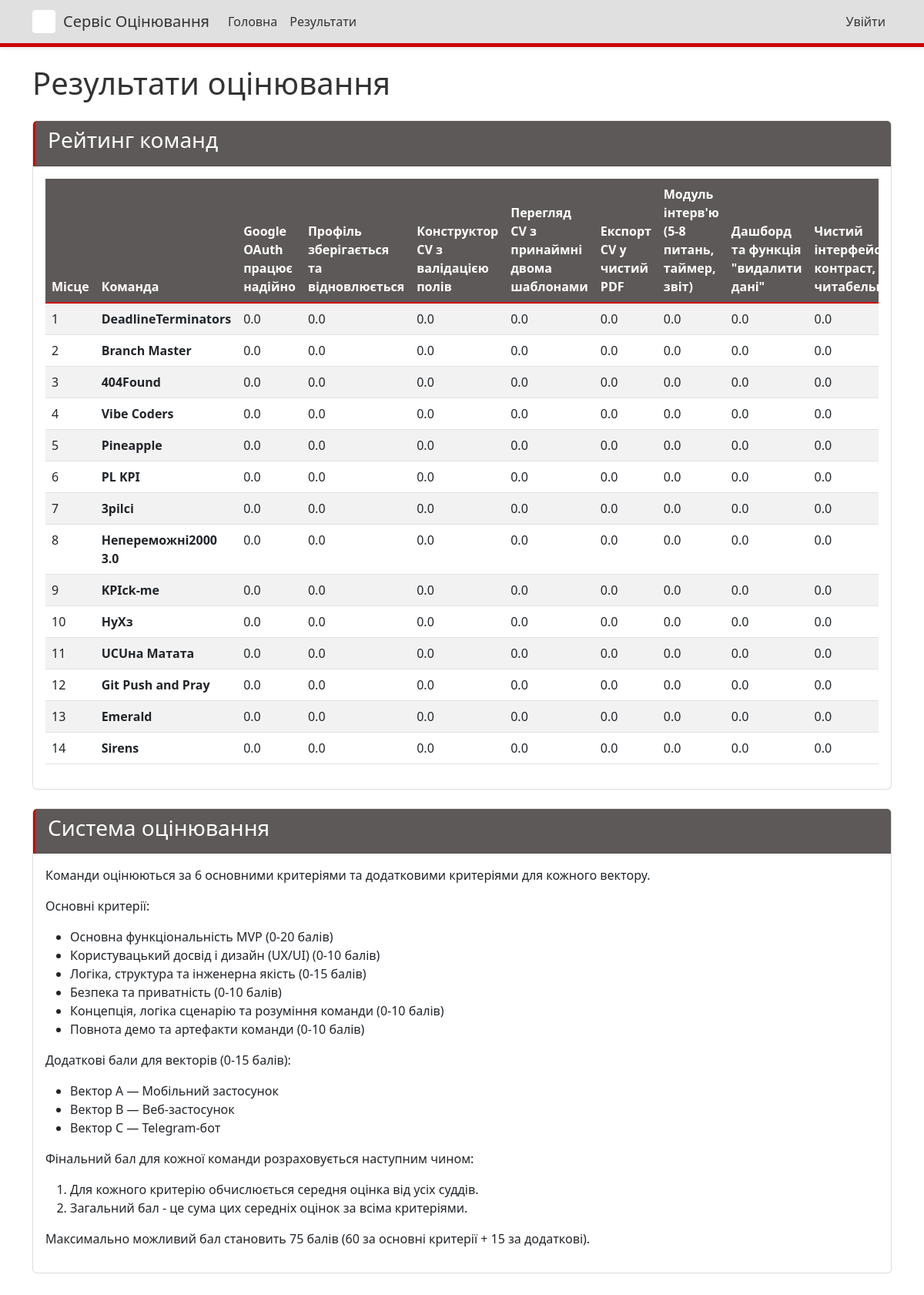
The app's page /results/, older data.
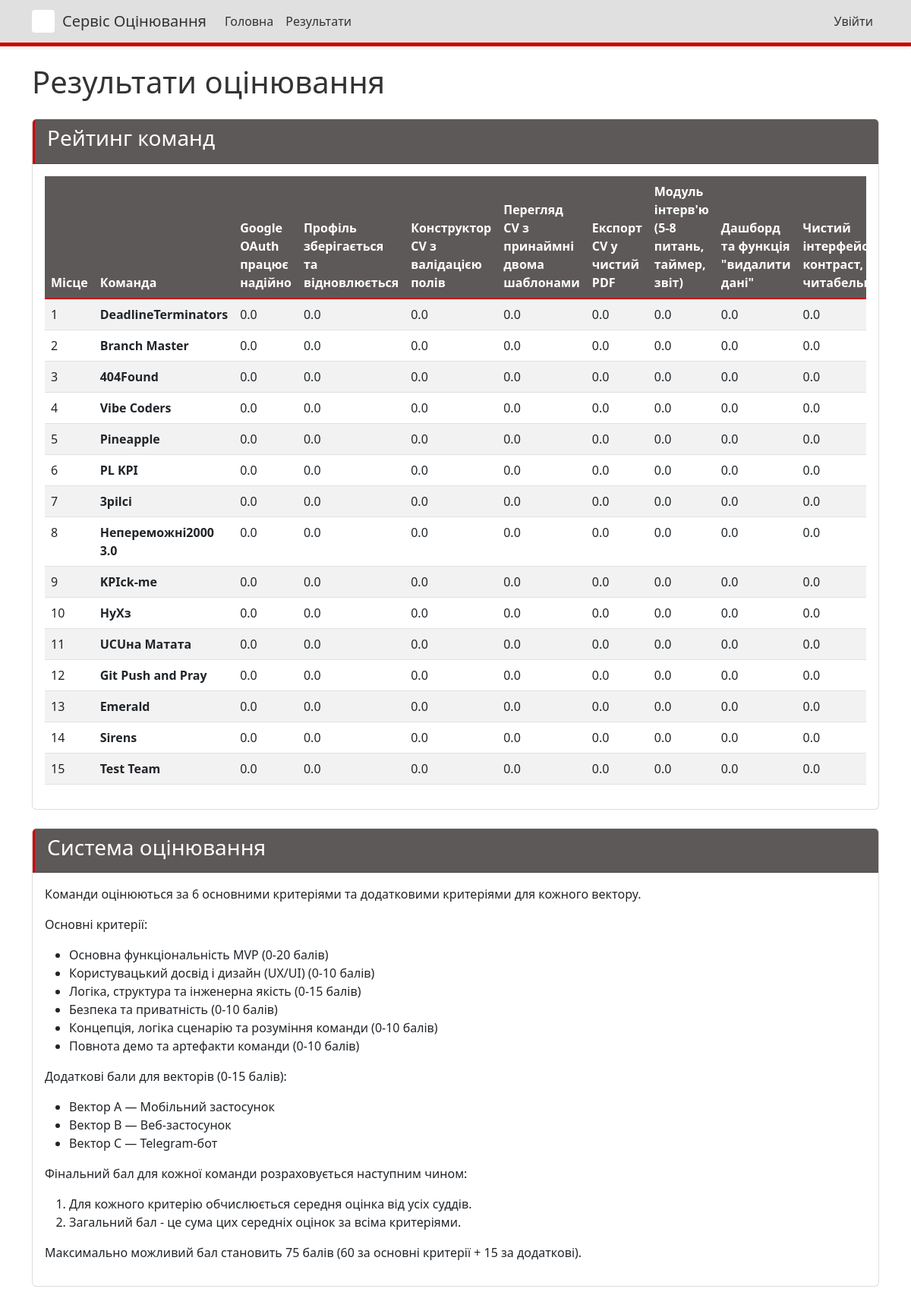
The same page, newer data.
### judging/models.py (models this page shows, shortened)
class Criteria(models.Model):
    name = models.CharField(max_length=100)
    description = models.TextField(blank=True)
    type = models.CharField(max_length=7, choices=CRITERIA_TYPES, default='main', help_text="Type of criteria (main or bonus)")
    service = models.CharField(max_length=1, choices=SERVICE_CHOICES, blank=True, null=True, help_text="Service vector this criteria applies to (for bonus criteria)")
    max_score = models.FloatField(default=10, help_text="Maximum possible score for this criterion")
    points = models.FloatField(default=0, help_text="Legacy field - Points awarded when this criterion is checked")
    class Meta:
        verbose_name_plural = "Criteria"

class Team(models.Model):
    name = models.CharField(max_length=100)
    description = models.TextField(blank=True)
    members = models.TextField(blank=True, help_text="List of team members, one per line")
    members_info = models.TextField(blank=True, help_text="Additional information about team members in format: Student - leader, university, year of study")
    service = models.CharField(max_length=1, choices=SERVICE_CHOICES, blank=True, null=True, help_text="Service vector for the team")
    def get_average_scores(self):
        main_criteria = Criteria.objects.filter(type='main')
        bonus_criteria = []
        if self.service:
            if self.service == 'A':
                bonus_criteria = Criteria.objects.filter(type='bonus_a')
            elif self.service == 'B':
                bonus_criteria = Criteria.objects.filter(type='bonus_b')
            elif self.service == 'C':
                bonus_criteria = Criteria.objects.filter(type='bonus_c')
        all_criteria = list(main_criteria) + list(bonus_criteria)
        avg_scores = {}
        for criteria in all_criteria:
            scores = Score.objects.filter(team=self, criteria=criteria)
            total_judges = scores.count()
            if total_judges > 0:
                avg_value = scores.aggregate(Avg('value'))['value__avg']
                avg_scores[criteria.name] = avg_value
            else:
                avg_scores[criteria.name] = 0
        return avg_scores
    def get_total_score(self):
        avg_scores = self.get_average_scores()
        return sum(avg_scores.values())

### judging/views.py (the view)
# urls.py: path('results/', views.results, name='results'),
def results(request):
    teams = Team.objects.all()
    main_criteria = Criteria.objects.filter(type='main')
    bonus_criteria_by_service = {
        'A': list(Criteria.objects.filter(type='bonus_a')),
        'B': list(Criteria.objects.filter(type='bonus_b')),
        'C': list(Criteria.objects.filter(type='bonus_c')),
    }
    results = []
    for team in teams:
        team_criteria = list(main_criteria)
        if team.service:
            team_criteria.extend(bonus_criteria_by_service.get(team.service, []))
        avg_scores = team.get_average_scores()
        total_score = team.get_total_score()
        team_data = {
            'team': team,
            'avg_scores': avg_scores,
            'total_score': total_score,
            'service': team.get_service_display() if team.service else "Не вибрано",
        }
        results.append(team_data)
    results.sort(key=lambda x: x['total_score'], reverse=True)
    criteria_list = list(main_criteria)
    context = {
        'results': results,
        'main_criteria': main_criteria,
        'bonus_criteria_by_service': bonus_criteria_by_service,
        'criteria_list': criteria_list,
    }
    return render(request, 'judging/results.html', context)

### judging/templatetags/custom_filters.py (called while the page is built)
@register.filter
def get_item(dictionary, key):
    return dictionary.get(key)

### judging/templates/judging/results.html (shortened to what this page needs)
{% extends 'judging/base.html' %}
{% load custom_filters %}
{% block content %}
<h1 class="mb-4">Результати оцінювання</h1>
<div class="card mb-4">
    <div class="card-header">
        <h3>Рейтинг команд</h3>
    </div>
    <div class="card-body">
        {% if results %}
            <div class="table-responsive">
                <table class="table table-striped table-hover">
                    <thead>
                        <tr>
                            <th>Місце</th>
                            <th>Команда</th>
                            {% for criteria in criteria_list %}
                                <th>{{ criteria.name }}</th>
                            {% endfor %}
                        </tr>
                    </thead>
                    <tbody>
                        {% for result in results %}
                            <tr>
                                <td>{{ forloop.counter }}</td>
                                <td>
                                    <strong>{{ result.team.name }}</strong>
                                </td>
                                {% for criteria in criteria_list %}
                                    <td>{{ result.avg_scores|get_item:criteria.name|floatformat:1 }}</td>
                                {% endfor %}
                            </tr>
                        {% endfor %}
                    </tbody>
                </table>
            </div>
        {% else %}
            <div class="alert alert-info">
                Результати оцінювання ще не доступні.
            </div>
        {% endif %}
    </div>
</div>
<div class="card">
    <div class="card-header">
        <h3>Система оцінювання</h3>
    </div>
    <div class="card-body">
        <p>Команди оцінюються за 6 основними критеріями та додатковими критеріями для кожного вектору.</p>
        <p>Основні критерії:</p>
        <ul>
            <li>Основна функціональність MVP (0-20 балів)</li>
            <li>Користувацький досвід і дизайн (UX/UI) (0-10 балів)</li>
            <li>Логіка, структура та інженерна якість (0-15 балів)</li>
            <li>Безпека та приватність (0-10 балів)</li>
            <li>Концепція, логіка сценарію та розуміння команди (0-10 балів)</li>
            <li>Повнота демо та артефакти команди (0-10 балів)</li>
        </ul>
        <p>Додаткові бали для векторів (0-15 балів):</p>
        <ul>
            <li>Вектор A — Мобільний застосунок</li>
            <li>Вектор B — Веб-застосунок</li>
            <li>Вектор C — Telegram-бот</li>
        </ul>
        <p>Фінальний бал для кожної команди розраховується наступним чином:</p>
        <ol>
            <li>Для кожного критерію обчислюється середня оцінка від усіх суддів.</li>
            <li>Загальний бал - це сума цих середніх оцінок за всіма критеріями.</li>
        </ol>
        <p>Максимально можливий бал становить 75 балів (60 за основні критерії + 15 за додаткові).</p>
    </div>
</div>
{% endblock %}

Row changes from the older to the newer data that the page shows:
added Team: team.name "Test Team", Criteria (avg_scores|get_item "0.0"), Criteria (avg_scores|get_item "0.0"), Criteria (avg_scores|get_item "0.0"), Criteria (avg_scores|get_item "0.0"), Criteria (avg_scores|get_item "0.0"), Criteria (avg_scores|get_item "0.0"), Criteria (avg_scores|get_item "0.0"), Criteria (avg_scores|get_item "0.0")
